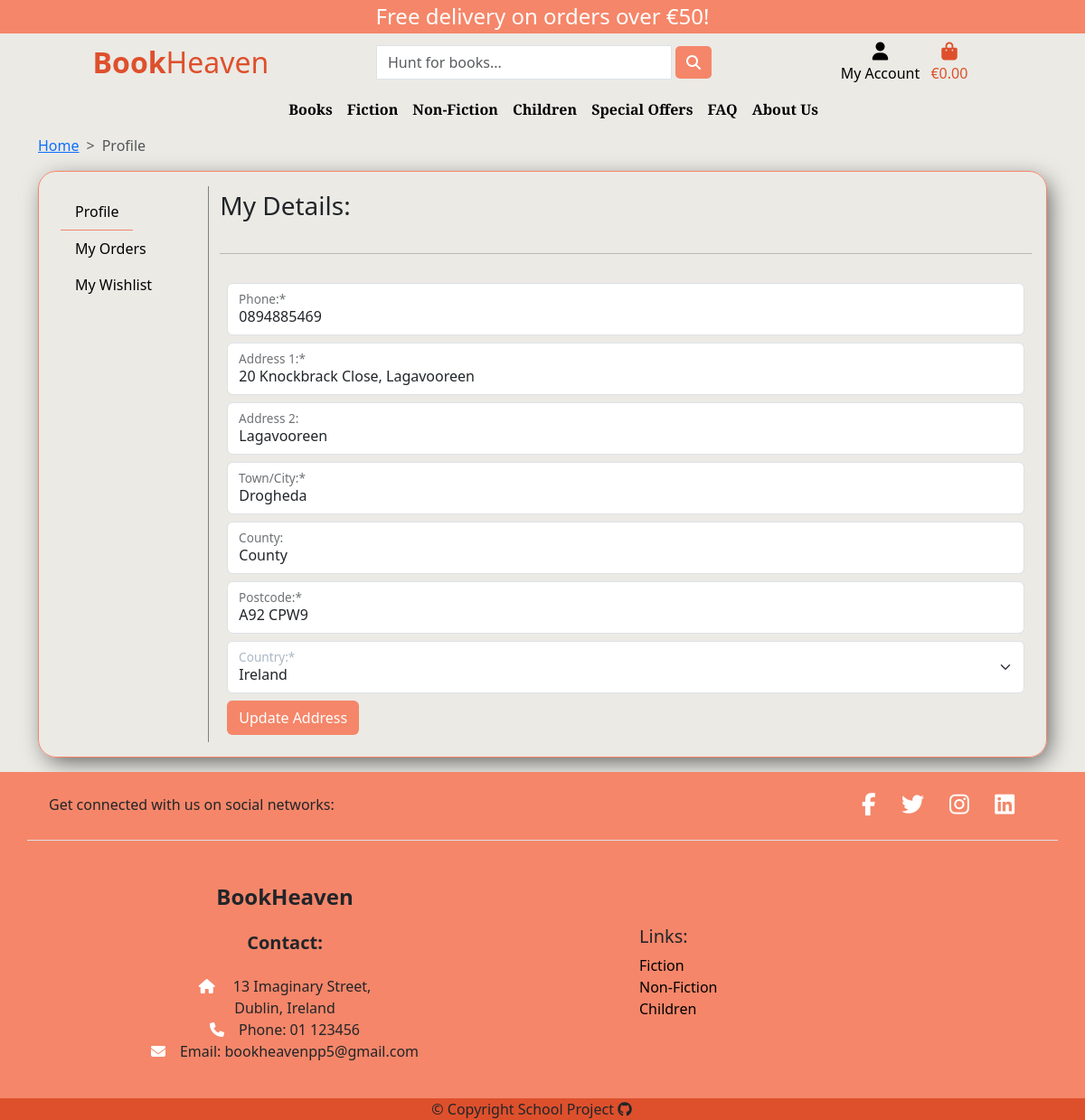
Screenshot of /profiles/my_profile/708307b8361c47fc90dbc58a35ec4d35/ (signed in) with the database file from the repository.
### profiles/models.py (models this page shows, shortened)
class UserProfile(models.Model):
    id = models.UUIDField(default=uuid.uuid4, unique=True,
                          editable=False, primary_key=True)
    user = models.OneToOneField(User, on_delete=models.CASCADE)
    default_phone_number = models.CharField(
        max_length=20, null=True, blank=True)
    default_street_address1 = models.CharField(
        max_length=80, null=True, blank=True)
    default_street_address2 = models.CharField(
        max_length=80, null=True, blank=True)
    default_town_or_city = models.CharField(
        max_length=40, null=True, blank=True)
    default_county = models.CharField(max_length=80, null=True, blank=True)
    default_postcode = models.CharField(max_length=20, null=True, blank=True)
    default_country = CountryField(max_length=40, null=True, blank=True)

### profiles/views.py (the view)
# urls.py: path('my_profile/<str:pk>/', views.profile_page, name='profile'),
@login_required
def profile_page(request, pk):
    profile = get_object_or_404(UserProfile, id=pk)
    if request.method == 'POST':
        form = UserProfileForm(request.POST, instance=profile)
        if form.is_valid():
            form.save()
            messages.success(request, 'Profile updated successfully')
    form = UserProfileForm(instance=profile)
    context = {
        'profile': profile,
        'form': form,
    }
    return render(request, 'profiles/profile.html', context)

### profiles/forms.py
class UserProfileForm(forms.ModelForm):
    class Meta:
        model = UserProfile
        exclude = ('user',)

### profiles/templates/profiles/profile.html (shortened to what this page needs)
{% extends 'base.html' %}
{% load widget_tweaks %}
{% block content %}
<section class="profile mb-3">
    <div class="container">
        <nav style="--bs-breadcrumb-divider: '>';" aria-label="breadcrumb">
            <ol class="breadcrumb">
                <li class="breadcrumb-item"><a href="{% url 'home' %}">Home</a></li>
                <li class="breadcrumb-item active" aria-current="page">Profile</li>
            </ol>
        </nav>
    </div>
    <div class="container">
        <div class="row">
            <div class="col-12">
                <div class="custom-border p-3">
                    <div class="row">
                        {% include 'profiles/partials/sidebar.html' %}
                        <div class="col-12 col-lg-10 mt-4 mt-lg-0 d-flex flex-column justify-content-center">
                            <p class="text-start fs-3 fw-4">My Details:</p>
                            <hr>
                            <form class="checkout-form mt-2" id="checkout-form" method="POST" action="">
                                <div class="form-floating mb-2">
                                    {% render_field form.default_phone_number|add_required_class:"is-required"|attr:"pattern:^(?:\+?\d{1,4}|\d{1,4}00)(\d{9})$"|attr:"title:'Please enter a valid phone number'" class="form-control" placeholder=form.default_phone_number.label %}
                                    <label for="{{ form.default_phone_number.id_for_label }}" class="form-label">Phone:*</label>
                                </div>
                                <div class="form-floating mb-2">
                                    {% render_field form.default_street_address1|add_required_class:"is-required" class="form-control" placeholder=form.default_street_address1.label %}
                                    <label for="{{ form.default_street_address1.id_for_label }}" class="form-label">Address 1:*</label>
                                </div>
                                <div class="form-floating mb-2">
                                    {% render_field form.default_street_address2 class="form-control" placeholder=form.default_street_address2.label %}
                                    <label for="{{ form.default_street_address2.id_for_label }}" class="form-label">Address 2:</label>
                                </div>
                                <div class="form-floating mb-2">
                                    {% render_field form.default_town_or_city|add_required_class:"is-required" class="form-control" placeholder=form.default_town_or_city.label %}
                                    <label for="{{ form.default_town_or_city.id_for_label }}" class="form-label">Town/City:*</label>
                                </div>
                                <div class="form-floating mb-2">
                                    {% render_field form.default_county class="form-control" placeholder=form.default_county.label %}
                                    <label for="{{ form.default_county.id_for_label }}" class="form-label">County:</label>
                                </div>
                                <div class="form-floating mb-2">
                                    {% render_field form.default_postcode class="form-control" placeholder=form.default_postcode.label %}
                                    <label for="{{ form.default_postcode.id_for_label }}" class="form-label">Postcode:*</label>
                                </div>
                                <div class="form-floating mb-2">
                                    {% render_field form.default_country|add_required_class:"is-required" class="form-select" %}
                                    <label for="{{ form.default_country.id_for_label }}" class="form-label">Country:*</label>
                                </div>
                                <button class="btn btn-orange">Update Address</button>
                            </form>
                        </div>
                    </div>
                </div>
            </div>
        </div>
    </div>
</section>
{% endblock content %}

### static/css/style.css (style rules this page uses)
:root { --orange: #f58669; --dark-orange: #de502c; --offwhite: #ebe8e0; --offwhite2: #efefed; --dark-gray: #574c49; --white: #ffff; --brown: #63453d; }
body { min-height: 100vh; display: flex; flex-direction: column; background-color: #ebeae5; }
.btn-orange { background-color: var(--orange); color: var(--white); }
.custom-border { border: var(--orange) 1px solid; border-radius: 20px; box-shadow: 5px 7px 26px -4px rgba(0, 0, 0, 0.66); -webkit-box-shadow: 5px 7px 26px -4px rgba(0, 0, 0, 0.66); -moz-box-shadow: 5px 7px 26px -4px rgba(0, 0, 0, 0.66); }
.checkout-form { padding: 8px; }
.checkout-form .form-floating > label { color: #aab7c4; }

### rows the page displays
UserProfile: default_phone_number "0894885469", default_street_address1 "20 Knockbrack Close, Lagavooreen", default_street_address2 "Lagavooreen", default_town_or_city "Drogheda", default_county "County", default_postcode "A92 CPW9", default_country "Ireland"

### other values shown
{{ free_delivery_threshold }} "50"
